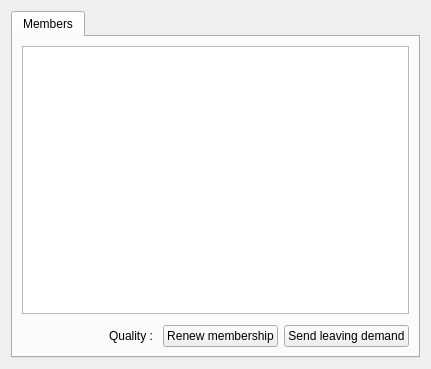
<?xml version="1.0" encoding="UTF-8"?>
<ui version="4.0">
 <class>CommunityTabWidget</class>
 <widget class="QWidget" name="CommunityTabWidget">
  <property name="geometry">
   <rect>
    <x>0</x>
    <y>0</y>
    <width>431</width>
    <height>369</height>
   </rect>
  </property>
  <property name="contextMenuPolicy">
   <enum>Qt::DefaultContextMenu</enum>
  </property>
  <property name="windowTitle">
   <string>communityTabWidget</string>
  </property>
  <layout class="QHBoxLayout" name="horizontalLayout">
   <item>
    <widget class="QTabWidget" name="tabs_information">
     <property name="currentIndex">
      <number>0</number>
     </property>
     <property name="iconSize">
      <size>
       <width>20</width>
       <height>20</height>
      </size>
     </property>
     <property name="elideMode">
      <enum>Qt::ElideNone</enum>
     </property>
     <widget class="QWidget" name="tab_members">
      <attribute name="icon">
       <iconset resource="../icons/icons.qrc">
        <normaloff>:/icons/members_icon</normaloff>:/icons/members_icon</iconset>
      </attribute>
      <attribute name="title">
       <string>Members</string>
      </attribute>
      <layout class="QVBoxLayout" name="verticalLayout">
       <item>
        <layout class="QVBoxLayout" name="verticalLayout_6">
         <item>
          <widget class="QTableView" name="table_community_members">
           <property name="contextMenuPolicy">
            <enum>Qt::CustomContextMenu</enum>
           </property>
           <property name="alternatingRowColors">
            <bool>true</bool>
           </property>
           <property name="sortingEnabled">
            <bool>true</bool>
           </property>
           <attribute name="horizontalHeaderShowSortIndicator" stdset="0">
            <bool>true</bool>
           </attribute>
           <attribute name="horizontalHeaderStretchLastSection">
            <bool>true</bool>
           </attribute>
           <attribute name="verticalHeaderVisible">
            <bool>false</bool>
           </attribute>
          </widget>
         </item>
         <item>
          <layout class="QHBoxLayout" name="horizontalLayout_2">
           <property name="leftMargin">
            <number>0</number>
           </property>
           <property name="topMargin">
            <number>5</number>
           </property>
           <item>
            <spacer name="horizontalSpacer">
             <property name="orientation">
              <enum>Qt::Horizontal</enum>
             </property>
             <property name="sizeHint" stdset="0">
              <size>
               <width>40</width>
               <height>20</height>
              </size>
             </property>
            </spacer>
           </item>
           <item>
            <widget class="QLabel" name="label_quality">
             <property name="text">
              <string>Quality : </string>
             </property>
            </widget>
           </item>
           <item>
            <widget class="QPushButton" name="button_membership">
             <property name="text">
              <string>Renew membership</string>
             </property>
            </widget>
           </item>
           <item>
            <widget class="QPushButton" name="button_leaving">
             <property name="text">
              <string>Send leaving demand</string>
             </property>
            </widget>
           </item>
          </layout>
         </item>
        </layout>
       </item>
      </layout>
     </widget>
    </widget>
   </item>
  </layout>
 </widget>
 <resources>
  <include location="../icons/icons.qrc"/>
 </resources>
 <connections>
  <connection>
   <sender>button_membership</sender>
   <signal>clicked()</signal>
   <receiver>CommunityTabWidget</receiver>
   <slot>send_membership_demand()</slot>
   <hints>
    <hint type="sourcelabel">
     <x>198</x>
     <y>335</y>
    </hint>
    <hint type="destinationlabel">
     <x>199</x>
     <y>149</y>
    </hint>
   </hints>
  </connection>
  <connection>
   <sender>button_leaving</sender>
   <signal>clicked()</signal>
   <receiver>CommunityTabWidget</receiver>
   <slot>send_membership_leaving()</slot>
   <hints>
    <hint type="sourcelabel">
     <x>338</x>
     <y>335</y>
    </hint>
    <hint type="destinationlabel">
     <x>199</x>
     <y>149</y>
    </hint>
   </hints>
  </connection>
 </connections>
 <slots>
  <slot>member_context_menu(QPoint)</slot>
  <slot>send_membership_demand()</slot>
  <slot>send_membership_leaving()</slot>
 </slots>
</ui>
